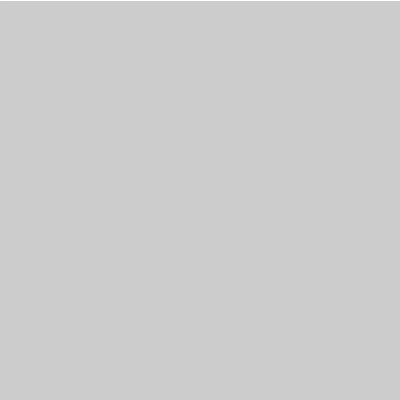
Frame 1 (no input)
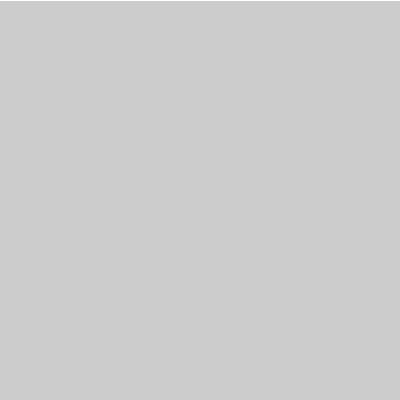
Frame 60 (the mouse pressed at the canvas centre just before this capture)
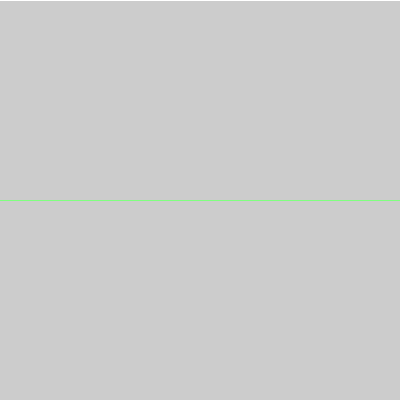
Frame 120 (the mouse held since frame 60 and released just before this capture)

The Processing sketch that drew these frames (run headless with seeded random() and noise(); from frame 60 on, the mouse is pressed at the canvas centre):

// Processing sketch: ej14b
// ── ej14b.pde
void setup() {
  size(400, 400);
}
void draw() {
  float variacion = map(mouseY, 0, height, 255, 0);
  stroke(variacion,255,variacion);
  line(0,mouseY, width, mouseY);
}
